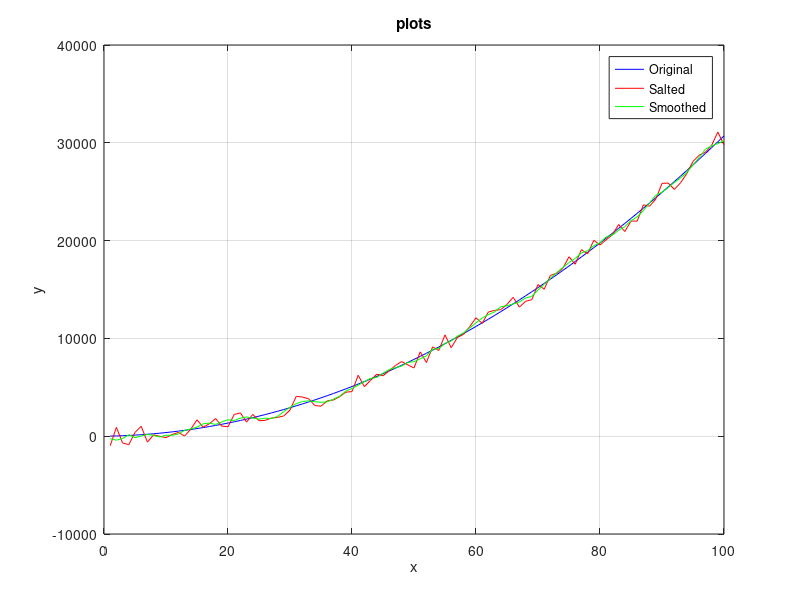

Reproduce this figure in MATLAB.
##runs from 1 to 100
x = 1:1:100;
##regular function
y = 3 * (x .^ 2) + 7 * x + 3;
##here is the salting where we randomly add a number between -1000, and 1000
ySa = y + randi([-1000, 1000], size(y));
##here is the smoothing of the salted data
windowValue = 5;
ySm = movmean(ySa, windowValue);
##here is the plotting where the original is in blue and the salted is in red
 plot (x, y, 'b')
 hold on
 plot(x, ySa, 'r')
 hold on
 plot (x, ySm, 'g')
 hold on

 xlabel('x')
 ylabel('y')
 title("plots")
 legend('Original', 'Salted', 'Smoothed')
 grid on
